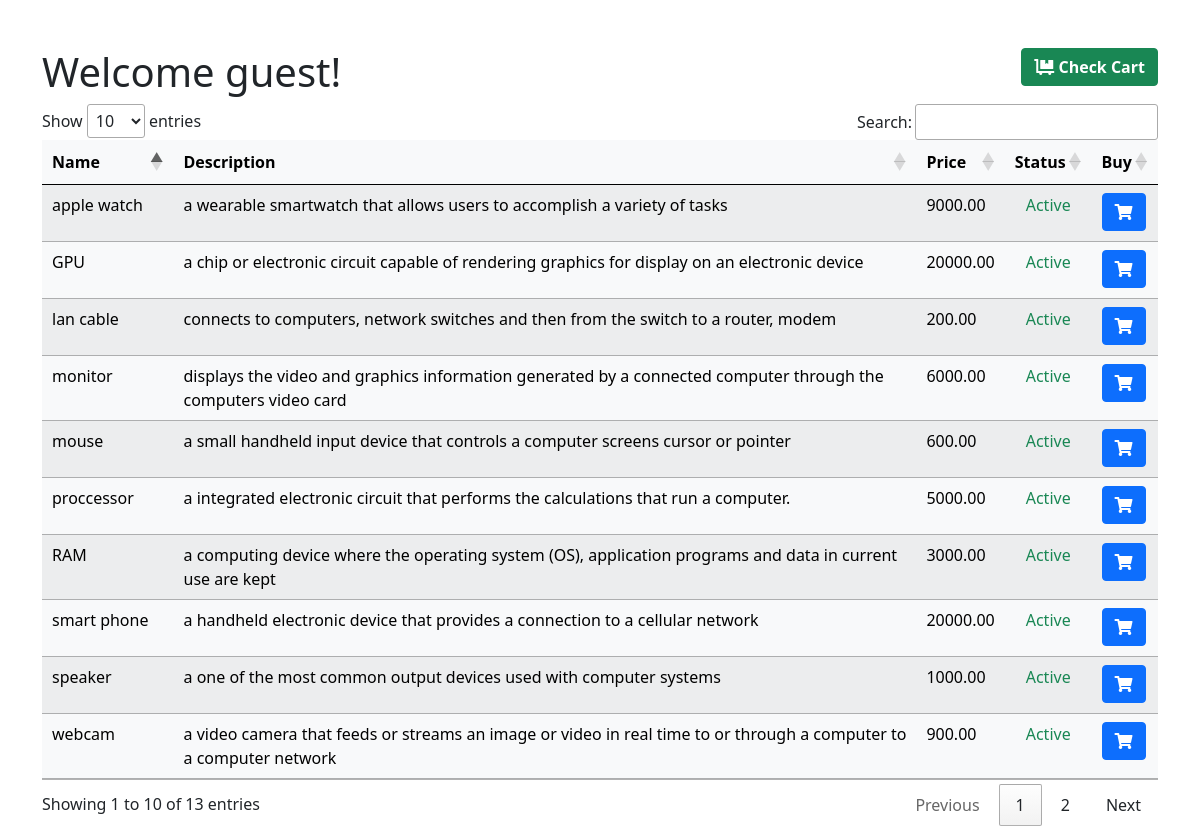
The page / on the database its author committed.
### tables this page shows
CREATE TABLE `product` (
  `Name` varchar(100) NOT NULL,
  `Short_description` varchar(500) NOT NULL,
  `Price` varchar(100) NOT NULL,
  `Status` varchar(100) NOT NULL,
  `Created_At` varchar(100) NOT NULL,
  `Updated_At` varchar(100) NOT NULL,
  `Deleted_At` varchar(100) NOT NULL
);

### index.php (the view, shortened to what this page needs)
<?php
include 'connection.php';
?>
<!doctype html>
<html lang="en">
  <head>
    <link href="https://cdn.jsdelivr.net/npm/bootstrap@5.0.0-beta2/dist/css/bootstrap.min.css" rel="stylesheet">
    <link rel="stylesheet" href="https://pro.fontawesome.com/releases/v5.10.0/css/all.css"/>
    <link rel="stylesheet" type="text/css" href="https://cdn.datatables.net/1.10.24/css/jquery.dataTables.css">
  </head>
  <body>
    <div class="container mt-5">
        <div class="row">
          <div class="col col-lg-6">
            <h1>Welcome guest!</h1>
          </div>
          <div class="col col-lg-6 text-end">
          <a type="button" class="btn btn-success" href="#" data-bs-toggle="modal" data-bs-target="#cartContent">
          <strong><i class="fas fa-dolly-flatbed"></i> Check Cart</strong></a>
          </div>
        </div>
    </div>
    <div class="container">
        <table id="gadgetsTable" class="table table-striped table-light">
            <thead>
                <tr>
                <th scope="col">Name</th>
                <th scope="col">Description</th>
                <th scope="col">Price</th>
                <th scope="col">Status</th>
                <th scopr="col">Buy</th>
                </tr>
            </thead>
            <tbody>
            <?php
              $sql = "SELECT `Name`, `Short_description`, `Price`, `Status` FROM `product` WHERE `Status` = 'Active' ";
              $result = $conn -> query($sql);
              if($result-> num_rows > 0) {
                while ($row = $result -> fetch_assoc()) {
                  echo "<tr>
                  <td>".$row["Name"]."</td>
                  <td>".$row["Short_description"]."</td>
                  <td>".$row["Price"]."</td>
                  <td>"."<p class='text-success text-center'>".$row["Status"]."</p>"."</td>
                  <td>"."<button type='button' class='btn btn-primary btnAddToCart' data-bs-toggle='modal' data-bs-target='#addToCartContent'><i class='fas fa-shopping-cart'></i></button>"."</td>
                  </tr>";
                }
                  echo "</table>";
                } else {
                  echo "0 result";
                }
            ?>
    </div>
  </body>
</html>

### rows shown on the page
product: Name "apple watch", Short_description "a wearable smartwatch that allows users to accomplish a variety of tasks", Price "9000.00", Status "Active"
product: Name "GPU", Short_description "a chip or electronic circuit capable of rendering graphics for display on an electronic device", Price "20000.00", Status "Active"
product: Name "lan cable", Short_description "connects to computers, network switches and then from the switch to a router, modem", Price "200.00", Status "Active"
product: Name "monitor", Short_description "displays the video and graphics information generated by a connected computer through the computers video card", Price "6000.00", Status "Active"
product: Name "mouse", Short_description "a small handheld input device that controls a computer screens cursor or pointer", Price "600.00", Status "Active"
product: Name "proccessor", Short_description "a integrated electronic circuit that performs the calculations that run a computer.", Price "5000.00", Status "Active"
product: Name "RAM", Short_description "a computing device where the operating system (OS), application programs and data in current use are kept", Price "3000.00", Status "Active"
product: Name "smart phone", Short_description "a handheld electronic device that provides a connection to a cellular network", Price "20000.00", Status "Active"
product: Name "speaker", Short_description "a one of the most common output devices used with computer systems", Price "1000.00", Status "Active"
product: Name "webcam", Short_description "a video camera that feeds or streams an image or video in real time to or through a computer to a computer network", Price "900.00", Status "Active"
